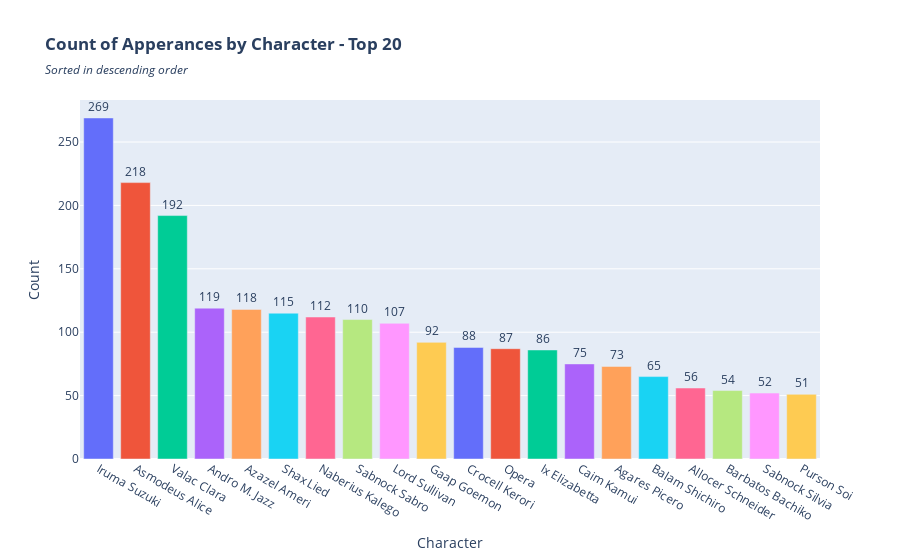

Write notebook code for a chart like this one.
### Markdown cell above
### Wie häufig erschienen?

### Code cell
import pandas as pd
import plotly.express as px

df = pd.read_json("data/Characters_by_Appearance-CLEAN.json")

df["Anzahl"] = 1

df_grouped = df.groupby("Name", as_index=False)["Anzahl"].sum()
df_grouped = df_grouped.sort_values("Anzahl", ascending=False)

df_grouped = df_grouped.head(20)

fig = px.bar(df_grouped, 
             x="Name", 
             y="Anzahl", 
             text="Anzahl", 
             color="Name",
             title="<b>Count of Apperances by Character - Top 20</b>",
             subtitle="<i>Sorted in descending order</i>"
    )

fig.update_traces(textposition='outside')
fig.update_layout(showlegend=False)

fig.update_layout(
    xaxis_title="Character",
    yaxis_title="Count"
)

fig.show()
fig.write_html("assets/MaxAppearancesRanking.html")

print("> Plotly Graph saved to assets")

### Figure 1 — Plotly figure (JSON) as saved in the notebook; plotly's stock layout.template omitted (floating-point values rounded to 4 significant figures)
{"data": [{"hovertemplate": "Name=%{x}<br>Anzahl=%{text}<extra></extra>", "legendgroup": "Iruma Suzuki", "marker": {"color": "#636efa", "pattern": {"shape": ""}}, "name": "Iruma Suzuki", "orientation": "v", "showlegend": true, "text": [269.0], "textposition": "outside", "type": "bar", "x": ["Iruma Suzuki"], "xaxis": "x", "y": [269], "yaxis": "y"}, {"hovertemplate": "Name=%{x}<br>Anzahl=%{text}<extra></extra>", "legendgroup": "Asmodeus Alice", "marker": {"color": "#EF553B", "pattern": {"shape": ""}}, "name": "Asmodeus Alice", "orientation": "v", "showlegend": true, "text": [218.0], "textposition": "outside", "type": "bar", "x": ["Asmodeus Alice"], "xaxis": "x", "y": [218], "yaxis": "y"}, {"hovertemplate": "Name=%{x}<br>Anzahl=%{text}<extra></extra>", "legendgroup": "Valac Clara", "marker": {"color": "#00cc96", "pattern": {"shape": ""}}, "name": "Valac Clara", "orientation": "v", "showlegend": true, "text": [192.0], "textposition": "outside", "type": "bar", "x": ["Valac Clara"], "xaxis": "x", "y": [192], "yaxis": "y"}, {"hovertemplate": "Name=%{x}<br>Anzahl=%{text}<extra></extra>", "legendgroup": "Andro M. Jazz", "marker": {"color": "#ab63fa", "pattern": {"shape": ""}}, "name": "Andro M. Jazz", "orientation": "v", "showlegend": true, "text": [119.0], "textposition": "outside", "type": "bar", "x": ["Andro M. Jazz"], "xaxis": "x", "y": [119], "yaxis": "y"}, {"hovertemplate": "Name=%{x}<br>Anzahl=%{text}<extra></extra>", "legendgroup": "Azazel Ameri", "marker": {"color": "#FFA15A", "pattern": {"shape": ""}}, "name": "Azazel Ameri", "orientation": "v", "showlegend": true, "text": [118.0], "textposition": "outside", "type": "bar", "x": ["Azazel Ameri"], "xaxis": "x", "y": [118], "yaxis": "y"}, {"hovertemplate": "Name=%{x}<br>Anzahl=%{text}<extra></extra>", "legendgroup": "Shax Lied", "marker": {"color": "#19d3f3", "pattern": {"shape": ""}}, "name": "Shax Lied", "orientation": "v", "showlegend": true, "text": [115.0], "textposition": "outside", "type": "bar", "x": ["Shax Lied"], "xaxis": "x", "y": [115], "yaxis": "y"}, {"hovertemplate": "Name=%{x}<br>Anzahl=%{text}<extra></extra>", "legendgroup": "Naberius Kalego", "marker": {"color": "#FF6692", "pattern": {"shape": ""}}, "name": "Naberius Kalego", "orientation": "v", "showlegend": true, "text": [112.0], "textposition": "outside", "type": "bar", "x": ["Naberius Kalego"], "xaxis": "x", "y": [112], "yaxis": "y"}, {"hovertemplate": "Name=%{x}<br>Anzahl=%{text}<extra></extra>", "legendgroup": "Sabnock Sabro", "marker": {"color": "#B6E880", "pattern": {"shape": ""}}, "name": "Sabnock Sabro", "orientation": "v", "showlegend": true, "text": [110.0], "textposition": "outside", "type": "bar", "x": ["Sabnock Sabro"], "xaxis": "x", "y": [110], "yaxis": "y"}, {"hovertemplate": "Name=%{x}<br>Anzahl=%{text}<extra></extra>", "legendgroup": "Lord Sullivan", "marker": {"color": "#FF97FF", "pattern": {"shape": ""}}, "name": "Lord Sullivan", "orientation": "v", "showlegend": true, "text": [107.0], "textposition": "outside", "type": "bar", "x": ["Lord Sullivan"], "xaxis": "x", "y": [107], "yaxis": "y"}, {"hovertemplate": "Name=%{x}<br>Anzahl=%{text}<extra></extra>", "legendgroup": "Gaap Goemon", "marker": {"color": "#FECB52", "pattern": {"shape": ""}}, "name": "Gaap Goemon", "orientation": "v", "showlegend": true, "text": [92.0], "textposition": "outside", "type": "bar", "x": ["Gaap Goemon"], "xaxis": "x", "y": [92], "yaxis": "y"}, {"hovertemplate": "Name=%{x}<br>Anzahl=%{text}<extra></extra>", "legendgroup": "Crocell Kerori", "marker": {"color": "#636efa", "pattern": {"shape": ""}}, "name": "Crocell Kerori", "orientation": "v", "showlegend": true, "text": [88.0], "textposition": "outside", "type": "bar", "x": ["Crocell Kerori"], "xaxis": "x", "y": [88], "yaxis": "y"}, {"hovertemplate": "Name=%{x}<br>Anzahl=%{text}<extra></extra>", "legendgroup": "Opera", "marker": {"color": "#EF553B", "pattern": {"shape": ""}}, "name": "Opera", "orientation": "v", "showlegend": true, "text": [87.0], "textposition": "outside", "type": "bar", "x": ["Opera"], "xaxis": "x", "y": [87], "yaxis": "y"}, {"hovertemplate": "Name=%{x}<br>Anzahl=%{text}<extra></extra>", "legendgroup": "Ix Elizabetta", "marker": {"color": "#00cc96", "pattern": {"shape": ""}}, "name": "Ix Elizabetta", "orientation": "v", "showlegend": true, "text": [86.0], "textposition": "outside", "type": "bar", "x": ["Ix Elizabetta"], "xaxis": "x", "y": [86], "yaxis": "y"}, {"hovertemplate": "Name=%{x}<br>Anzahl=%{text}<extra></extra>", "legendgroup": "Caim Kamui", "marker": {"color": "#ab63fa", "pattern": {"shape": ""}}, "name": "Caim Kamui", "orientation": "v", "showlegend": true, "text": [75.0], "textposition": "outside", "type": "bar", "x": ["Caim Kamui"], "xaxis": "x", "y": [75], "yaxis": "y"}, {"hovertemplate": "Name=%{x}<br>Anzahl=%{text}<extra></extra>", "legendgroup": "Agares Picero", "marker": {"color": "#FFA15A", "pattern": {"shape": ""}}, "name": "Agares Picero", "orientation": "v", "showlegend": true, "text": [73.0], "textposition": "outside", "type": "bar", "x": ["Agares Picero"], "xaxis": "x", "y": [73], "yaxis": "y"}, {"hovertemplate": "Name=%{x}<br>Anzahl=%{text}<extra></extra>", "legendgroup": "Balam Shichiro", "marker": {"color": "#19d3f3", "pattern": {"shape": ""}}, "name": "Balam Shichiro", "orientation": "v", "showlegend": true, "text": [65.0], "textposition": "outside", "type": "bar", "x": ["Balam Shichiro"], "xaxis": "x", "y": [65], "yaxis": "y"}, {"hovertemplate": "Name=%{x}<br>Anzahl=%{text}<extra></extra>", "legendgroup": "Allocer Schneider", "marker": {"color": "#FF6692", "pattern": {"shape": ""}}, "name": "Allocer Schneider", "orientation": "v", "showlegend": true, "text": [56.0], "textposition": "outside", "type": "bar", "x": ["Allocer Schneider"], "xaxis": "x", "y": [56], "yaxis": "y"}, {"hovertemplate": "Name=%{x}<br>Anzahl=%{text}<extra></extra>", "legendgroup": "Barbatos Bachiko", "marker": {"color": "#B6E880", "pattern": {"shape": ""}}, "name": "Barbatos Bachiko", "orientation": "v", "showlegend": true, "text": [54.0], "textposition": "outside", "type": "bar", "x": ["Barbatos Bachiko"], "xaxis": "x", "y": [54], "yaxis": "y"}, {"hovertemplate": "Name=%{x}<br>Anzahl=%{text}<extra></extra>", "legendgroup": "Sabnock Silvia", "marker": {"color": "#FF97FF", "pattern": {"shape": ""}}, "name": "Sabnock Silvia", "orientation": "v", "showlegend": true, "text": [52.0], "textposition": "outside", "type": "bar", "x": ["Sabnock Silvia"], "xaxis": "x", "y": [52], "yaxis": "y"}, {"hovertemplate": "Name=%{x}<br>Anzahl=%{text}<extra></extra>", "legendgroup": "Purson Soi", "marker": {"color": "#FECB52", "pattern": {"shape": ""}}, "name": "Purson Soi", "orientation": "v", "showlegend": true, "text": [51.0], "textposition": "outside", "type": "bar", "x": ["Purson Soi"], "xaxis": "x", "y": [51], "yaxis": "y"}], "layout": {"barmode": "relative", "legend": {"title": {"text": "Name"}, "tracegroupgap": 0}, "showlegend": false, "title": {"subtitle": {"text": "<i>Sorted in descending order</i>"}, "text": "<b>Count of Apperances by Character - Top 20</b>"}, "xaxis": {"anchor": "y", "categoryarray": ["Iruma Suzuki", "Asmodeus Alice", "Valac Clara", "Andro M. Jazz", "Azazel Ameri", "Shax Lied", "Naberius Kalego", "Sabnock Sabro", "Lord Sullivan", "Gaap Goemon", "Crocell Kerori", "Opera", "Ix Elizabetta", "Caim Kamui", "Agares Picero", "Balam Shichiro", "Allocer Schneider", "Barbatos Bachiko", "Sabnock Silvia", "Purson Soi"], "categoryorder": "array", "domain": [0, 1], "title": {"text": "Character"}}, "yaxis": {"anchor": "x", "domain": [0, 1], "title": {"text": "Count"}}}}
